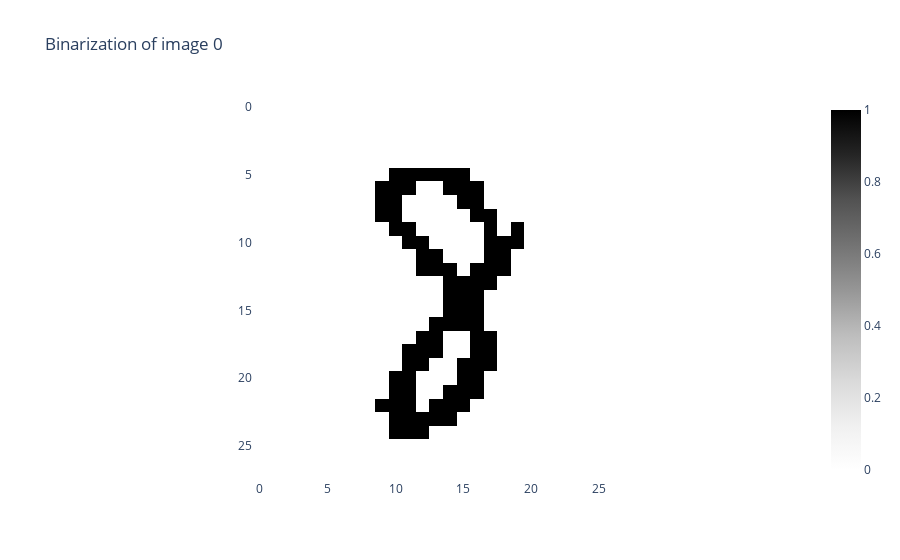

The notebook cell this image was saved under:
### Markdown cell above
In giotto-tda, filtrations of cubical complexes are built from binary images consisting of only black and white pixels. We can convert our greyscale image to binary by applying a threshold on each pixel value via the Binarizer transformer:

### Code cell
from gtda.images import Binarizer

# Pick out index of first 8 image
im8_idx = np.flatnonzero(y_train == "8")[0]
# Reshape to (n_samples, n_pixels_x, n_pixels_y) format
im8 = X_train[im8_idx][None, :, :]

binarizer = Binarizer(threshold=0.4)
im8_binarized = binarizer.fit_transform(im8)

binarizer.plot(im8_binarized)

### Figure 1 — Plotly figure (JSON) as saved in the notebook; plotly's stock layout.template omitted (floating-point values rounded to 4 significant figures; data arrays with more than 128 entries replaced by an {"elided": "..."} marker saying what was removed)
{"data": [{"colorscale": [[0, "rgb(255,255,255)"], [0.125, "rgb(240,240,240)"], [0.25, "rgb(217,217,217)"], [0.375, "rgb(189,189,189)"], [0.5, "rgb(150,150,150)"], [0.625, "rgb(115,115,115)"], [0.75, "rgb(82,82,82)"], [0.875, "rgb(37,37,37)"], [1, "rgb(0,0,0)"]], "type": "heatmap", "z": {"elided": "28x28 int values"}}], "layout": {"plot_bgcolor": "white", "title": {"text": "Binarization of image 0"}, "xaxis": {"constrain": "domain", "scaleanchor": "y"}, "yaxis": {"autorange": "reversed", "constrain": "domain"}}}
